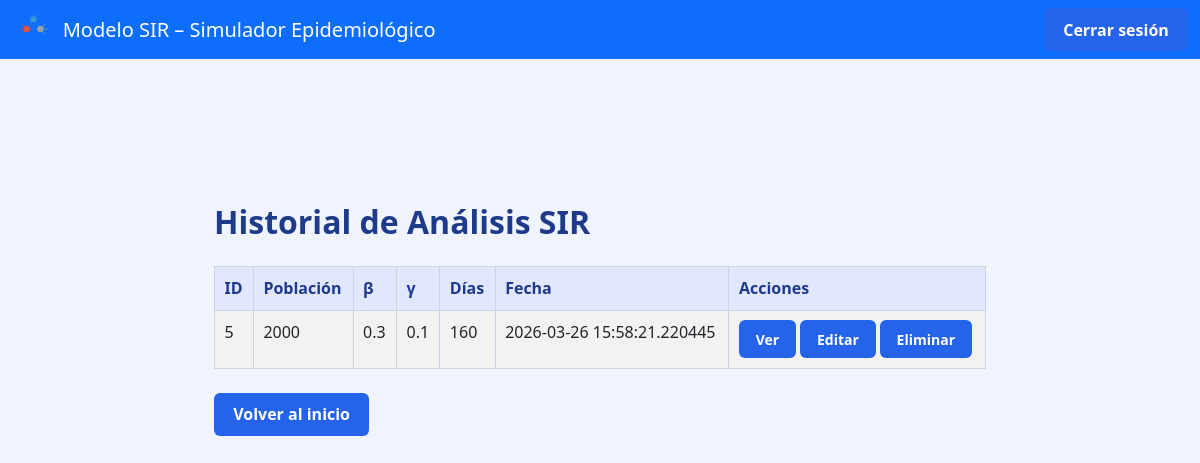
Page /history (signed in) on the earlier database version.
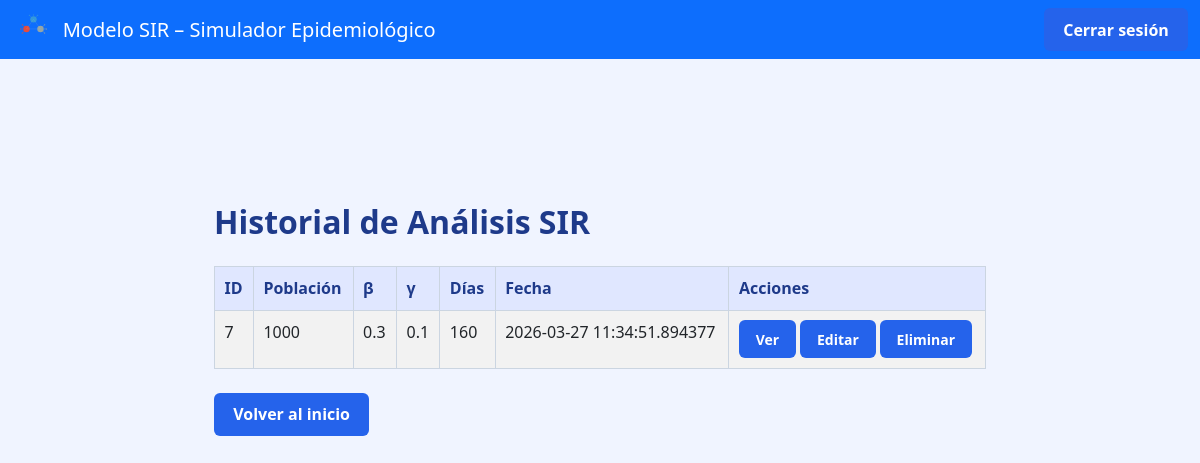
Same page on the later database version.
### tables this page shows
CREATE TABLE analysis (
    id INTEGER PRIMARY KEY AUTOINCREMENT,
    user_id INTEGER NOT NULL,
    population INTEGER NOT NULL,
    beta REAL NOT NULL,
    gamma REAL NOT NULL,
    days INTEGER NOT NULL,
    created_at TEXT NOT NULL,
    FOREIGN KEY (user_id) REFERENCES users(id)
);

### app/routes.py (the view)
@app.route("/history")
@login_required
def history():
    conn = get_db_connection()
    rows = conn.execute("""
        SELECT *
        FROM analysis
        WHERE user_id = ?
        ORDER BY created_at DESC
    """, (session["user_id"],)).fetchall()
    conn.close()
    return render_template("history.html", rows=rows)

### app/routes.py (called while the page is built)
def get_db_connection():
    conn = sqlite3.connect("sir.db")
    conn.row_factory = sqlite3.Row
    return conn

def login_required(f):
    @wraps(f)
    def decorated_function(*args, **kwargs):
        if "user_id" not in session:
            return redirect(url_for("login"))
        return f(*args, **kwargs)
    return decorated_function

@app.after_request
def after_request(response):
    response.headers["Cache-Control"] = "no-cache, no-store, must-revalidate"
    response.headers["Expires"] = "0"
    response.headers["Pragma"] = "no-cache"
    return response

### app/templates/history.html
{% extends "layout.html" %}
{% block content %}
<div class="container mt-4">
    <h2>Historial de Análisis SIR</h2>
    {% if rows %}
    <table class="table table-striped mt-4">
        <thead>
            <tr>
                <th>ID</th>
                <th>Población</th>
                <th>β</th>
                <th>γ</th>
                <th>Días</th>
                <th>Fecha</th>
                <th>Acciones</th>
            </tr>
        </thead>
        <tbody>
            {% for row in rows %}
            <tr>
                <td>{{ row.id }}</td>
                <td>{{ row.population }}</td>
                <td>{{ row.beta }}</td>
                <td>{{ row.gamma }}</td>
                <td>{{ row.days }}</td>
                <td>{{ row.created_at }}</td>
                <td>
                    <a href="{{ url_for('analysis_detail', analysis_id=row.id) }}"
                       class="btn btn-sm btn-outline-primary">
                        Ver
                    </a>
                    <a href="{{ url_for('edit_analysis', analysis_id=row.id) }}"
                       class="btn btn-sm btn-outline-primary">
                        Editar
                    </a>
                    <a href="{{ url_for('delete_analysis', analysis_id=row.id) }}"
                       class="btn btn-sm btn-danger"
                       onclick="return confirm('¿Estás seguro de eliminar este análisis?');">
                        Eliminar
                    </a>
                </td>
            </tr>
            {% endfor %}
        </tbody>
    </table>
    {% else %}
    <p class="mt-4">Aún no tienes análisis guardados.</p>
    {% endif %}
    <div class="mt-4">
        <a href="{{ url_for('index') }}" class="btn btn-secondary">
            Volver al inicio
        </a>
    </div>
</div>
{% endblock %}

### app/templates/layout.html (shortened to what this page needs)
<!DOCTYPE html>
<html lang="es">
<head>
    <link href="https://cdn.jsdelivr.net/npm/bootstrap@5.3.0/dist/css/bootstrap.min.css" rel="stylesheet">
    <link rel="stylesheet" href="{{ url_for('static', filename='css/theme_sir.css') }}">
</head>
<body>
<nav class="navbar navbar-expand-lg navbar-dark bg-primary mb-4">
    <div class="container-fluid">
        <a class="navbar-brand d-flex align-items-center" href="{{ url_for('index') }}">
            <img src="{{ url_for('static', filename='img/sir_logo.svg') }}"
                 alt="Logo SIR"
                 class="me-2 img-fluid"
                 style="height: 32px; width: auto;">
            Modelo SIR – Simulador Epidemiológico
        </a>
        <div class="collapse navbar-collapse" id="navbarContent">
            <ul class="navbar-nav ms-auto">
                {% if session.user_id %}
                <li class="nav-item">
                    <a class="btn btn-outline-light ms-2" href="{{ url_for('logout') }}">
                        Cerrar sesión
                    </a>
                </li>
                {% endif %}
            </ul>
        </div>
    </div>
</nav>
<div class="container">
    {% block content %}{% endblock %}
</div>
</body>
</html>

### app/static/css/theme_sir.css (style rules this page uses)
body { background-color: #f0f4ff; color: #1e293b; font-family: 'Segoe UI', sans-serif; margin: 0; padding: 0; }
h1, h2, h3 { color: #1e3a8a; font-weight: 600; }
h2 { margin-top: 1em; margin-bottom: 0.5em; }
.container { max-width: 900px; margin: auto; padding: 2em; }
.btn { background-color: #2563eb; color: #ffffff; border: none; padding: 0.6em 1.2em; border-radius: 6px; font-weight: 600; }
.table { background-color: #ffffff; border: 1px solid #cbd5e1; }
.table th { background-color: #e0e7ff; color: #1e3a8a; font-weight: 600; }
.table td, .table th { border: 1px solid #cbd5e1; padding: 0.6em; }
a { color: #1d4ed8; }

Differences in the rows shown:
removed analysis: id "5", population "2000", beta "0.3", gamma "0.1", days "160", created_at "2026-03-26 15:58:21.220445"
added analysis: id "7", population "1000", beta "0.3", gamma "0.1", days "160", created_at "2026-03-27 11:34:51.894377"
